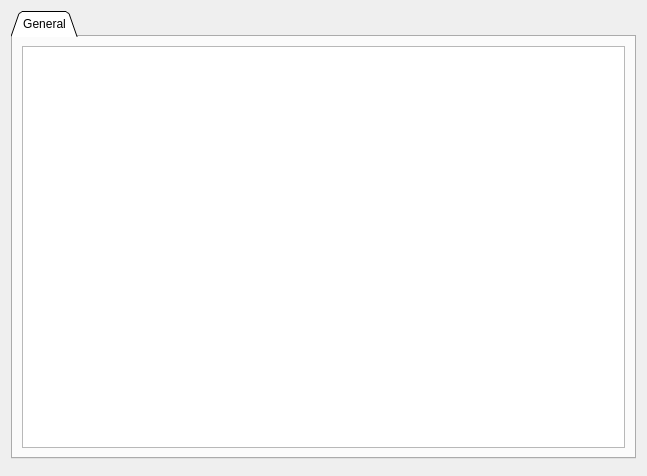
<?xml version="1.0" encoding="UTF-8"?>
<ui version="4.0">
 <class>PageAppNunchuk</class>
 <widget class="QWidget" name="PageAppNunchuk">
  <property name="geometry">
   <rect>
    <x>0</x>
    <y>0</y>
    <width>647</width>
    <height>476</height>
   </rect>
  </property>
  <property name="windowTitle">
   <string>Form</string>
  </property>
  <layout class="QVBoxLayout" name="verticalLayout">
   <item>
    <widget class="QTabWidget" name="tabWidget">
     <property name="tabShape">
      <enum>QTabWidget::Triangular</enum>
     </property>
     <property name="currentIndex">
      <number>0</number>
     </property>
     <widget class="QWidget" name="tab">
      <attribute name="title">
       <string>General</string>
      </attribute>
      <layout class="QVBoxLayout" name="verticalLayout_2">
       <item>
        <widget class="ParamTable" name="generalTab"/>
       </item>
      </layout>
     </widget>
    </widget>
   </item>
   <item>
    <widget class="NrfPair" name="nrfPair" native="true"/>
   </item>
  </layout>
 </widget>
 <customwidgets>
  <customwidget>
   <class>ParamTable</class>
   <extends>QTableWidget</extends>
   <header>widgets/paramtable.h</header>
  </customwidget>
  <customwidget>
   <class>NrfPair</class>
   <extends>QWidget</extends>
   <header>widgets/nrfpair.h</header>
   <container>1</container>
  </customwidget>
 </customwidgets>
 <resources/>
 <connections/>
</ui>
